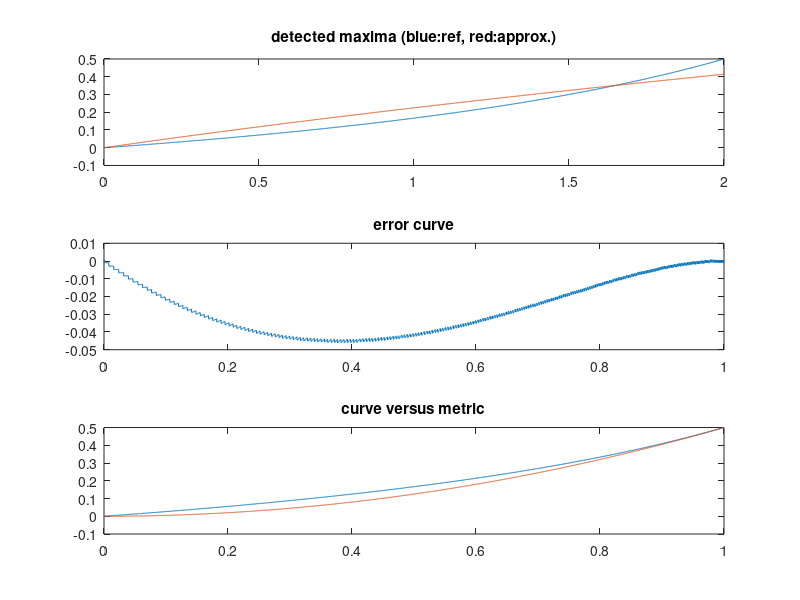

Write the MATLAB code that produced this figure.
% Copyright (c) 2020-2026 Volker Fischer
% SPDX-License-Identifier: GPL-2.0-or-later

% testing sub-sample peak detection algorithm

%range = 0.1;%0.75; % single test where the interpolation curve is plotted
range = 0:0.001:2; % range test for evaluating the approximation error

for i = 1:length(range)

  y = [2, 4, 2 + range(i)];
  x = 1:3;

  % peak characterization metric 0 < m < 1
  m(i) = (y(3) - y(1)) / (y(2) - y(1));

  x1             = linspace(1, 3, 1000);
  y1             = polyval(polyfit(1:3, y, 2), x1);
  [dummy, x_max] = max(y1);

  % approximation to be evaluated
%  x_est(i) = mean(x .* y) / mean(y);
% TEST
r = y(3) / y(1);
x_est(i) = 1 + sqrt(r);

% TEST
x_est2(i) = m(i) * m(i) / 2;
error(i)  = x_est2(i) - (x1(x_max) - 2);


  [dummy, x_test_idx] = min(abs(x1 - x_est(i)));
  pol_curve(i)        = x1(x_max) - 2;
  est_curve(i)        = x1(x_test_idx) - 2;
  %error(i)            = x_max - x_test_idx;

end

close all;

if length(range) == 1

  plot(x, y, 'k*');
  hold on;
  plot(x1, y1);
  plot(x1(x_max),      y1(x_max), '*r');
  plot(x1(x_test_idx), y1(x_test_idx), 'ob', 'MarkerSize', 10);

else

  subplot(3, 1, 1), plot(range, [pol_curve; est_curve]); title('detected maxima (blue:ref, red:approx.)')
  subplot(3, 1, 2), plot(m, error); title('error curve')
  subplot(3, 1, 3), plot(m, [pol_curve; x_est2]); title('curve versus metric')

end


